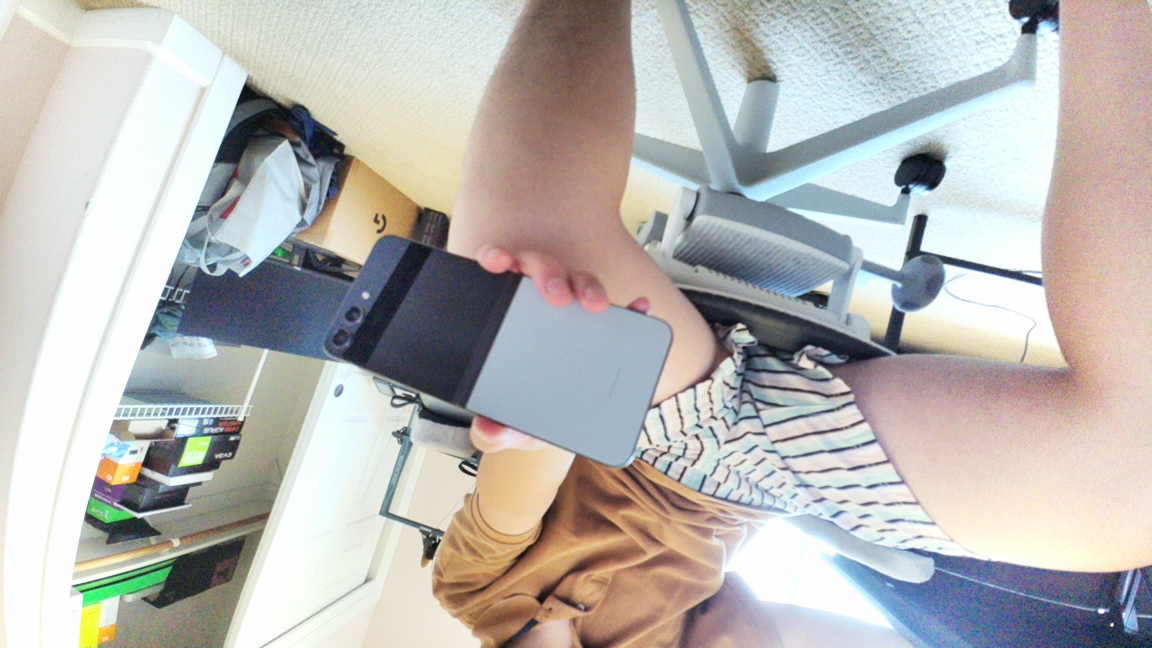
#> input picture Photos/test.jpg, 2304 x 1296 px, found by its file name (shown at 1/2 size)
$ python test.py
#> lines starting #> are read from the running program, lines starting #| are printed output that depends on the picture; after the words box and inside, x2 and y2 are one past the last pixel; in counts of white or black regions, pixels touching at a corner belong together
import cv2
import numpy as np
import subprocess


subprocess.run(["libcamera-still", "-o", "Photos/test.jpg", "-t", "1", "--nopreview", "--hdr"], check=True)
#> (this line was passed over: subprocess is not available in this run)

# Load the image
image = cv2.imread('Photos/test.jpg')
#> image is the input picture: shape (1296, 2304, 3); mean B, G, R 179.2, 182.6, 184.7

# Convert the image to HSV color space
hsv = cv2.cvtColor(image, cv2.COLOR_BGR2HSV)
#> hsv: shape (1296, 2304, 3); mean H, S, V 61.3, 41.7, 196.4

# Define the color range for black in HSV: hue, saturation, value(lightness)
# For black, the range can be quite narrow
lower_black = np.array([0, 0, 0])
upper_black = np.array([255, 255, 75])
mask = cv2.inRange(hsv, lower_black, upper_black)
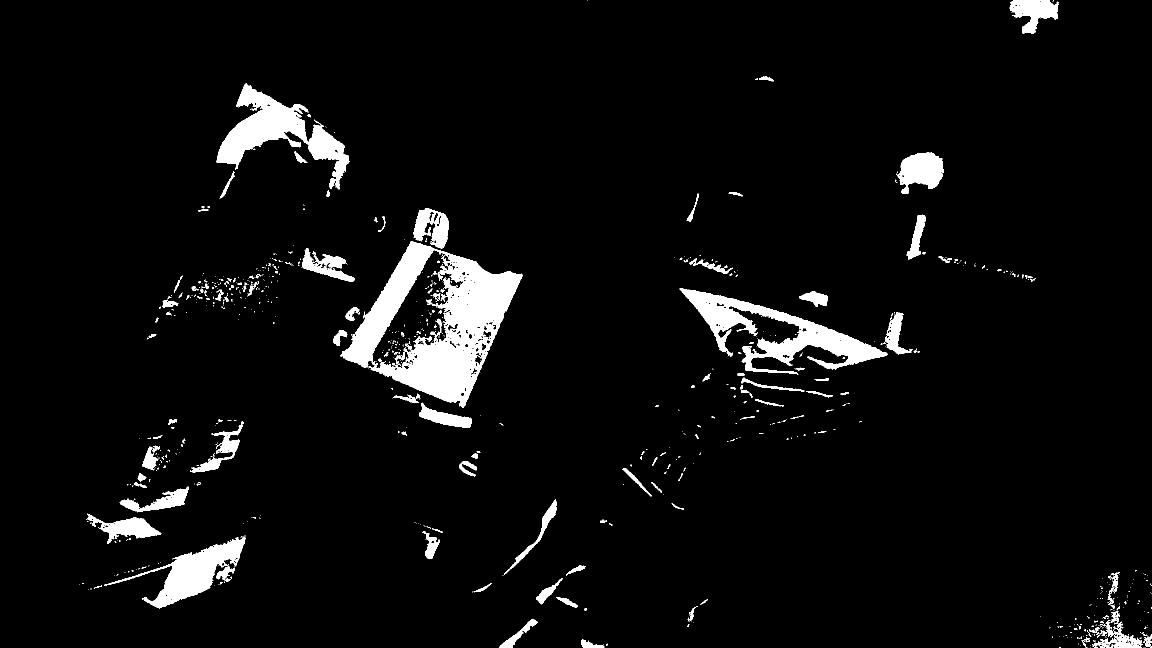
#> mask: shape (1296, 2304) (shown at 1/2 size); 4.9% white; 820 white regions (681 under 20 px), largest, box (x1, y1, x2, y2) and area: (681, 483, 1046, 815) 48005, (1359, 577, 1776, 749) 19981, (433, 166, 699, 379) 17615

# Apply the mask to get only the black parts
masked_image = cv2.bitwise_and(image, image, mask=mask)
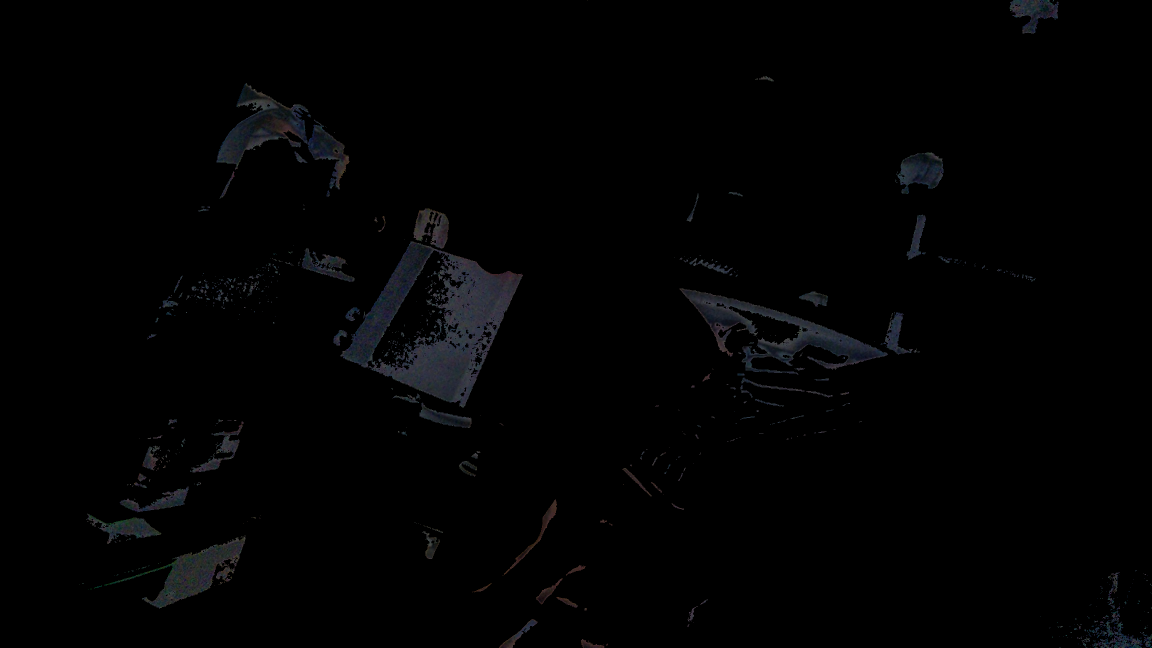
#> masked_image: shape (1296, 2304, 3) (shown at 1/2 size); mean B, G, R 2.6, 2.2, 2.1

# Convert masked image to grayscale
gray = cv2.cvtColor(masked_image, cv2.COLOR_BGR2GRAY)

# Apply Canny edge detection
edges = cv2.Canny(gray, 1, 2, apertureSize=3)
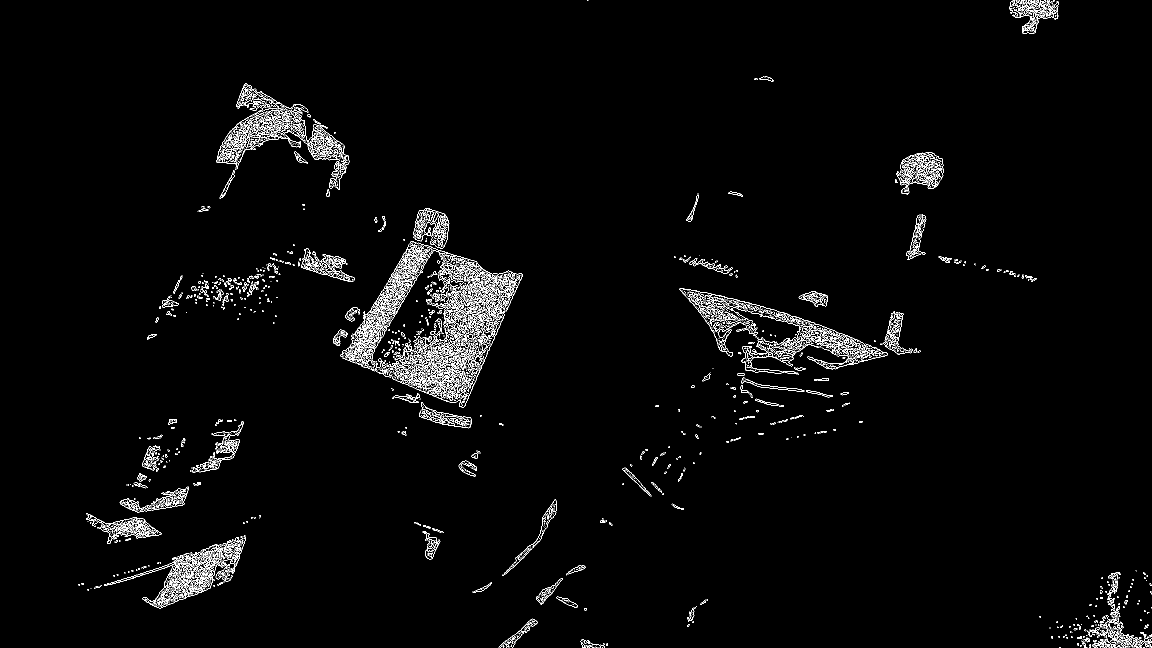
#> edges: shape (1296, 2304) (shown at 1/2 size); 2.1% white in thin lines or dots

# Detect lines using Hough Transform
lines = cv2.HoughLinesP(edges, 1, np.pi / 180, 100, minLineLength=100, maxLineGap=10)
#> lines = 194 rows, first 6: [328, 1213, 461, 1080], [360, 1198, 485, 1073], [800, 763, 1010, 553], [792, 760, 915, 637], [814, 769, 941, 642], [520, 184, 652, 316]

# Draw the lines on the original image
if lines is not None:
    for line in lines:
        x1, y1, x2, y2 = line[0]
        cv2.line(image, (x1, y1), (x2, y2), (0, 255, 0), 10)
#> this loop made 194 passes
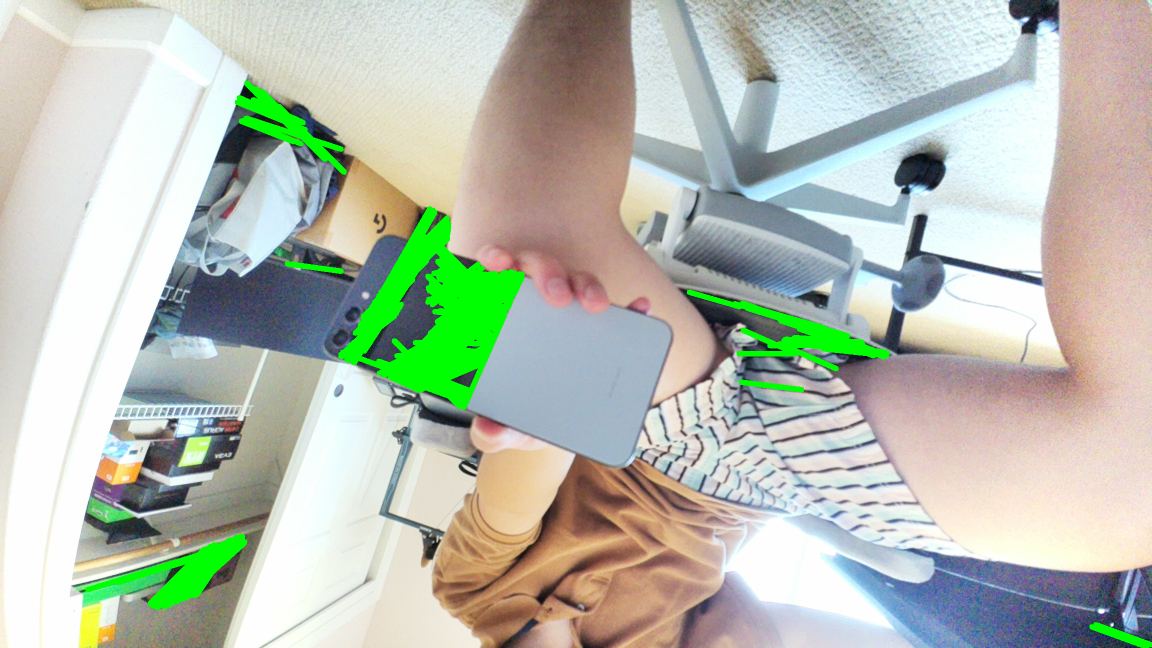
#> image: shape (1296, 2304, 3) (shown at 1/2 size); 3.57% of pixels changed, all inside (x1, y1, x2, y2) = (170, 161, 2304, 1296)

# Show the result
image = cv2.resize(image, (854, 480))
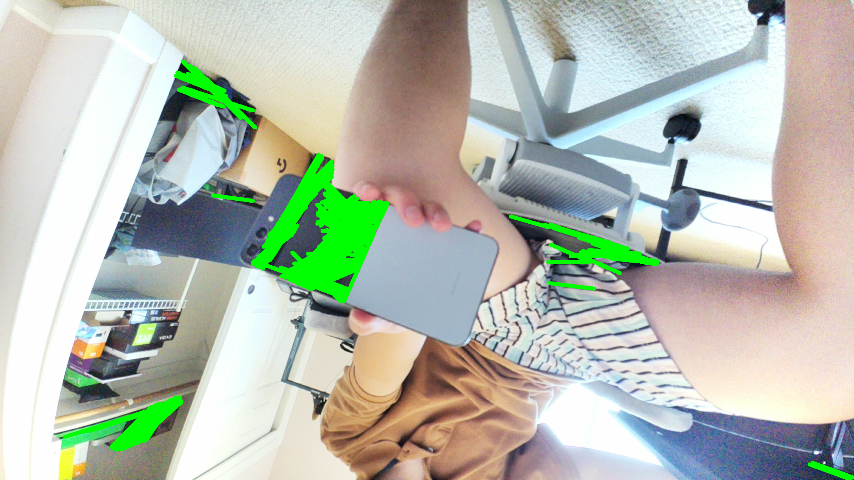
#> image: shape (480, 854, 3); mean B, G, R 176.8, 189.5, 182.7
edges = cv2.resize(edges, (854, 480))
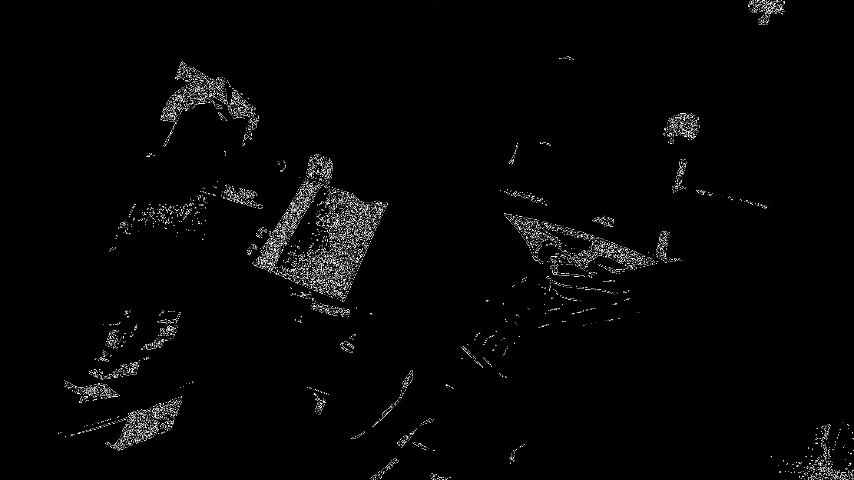
#> edges: shape (480, 854); min 0, max 255, mean 5.4
cv2.imshow('Detected Lines', image)
cv2.imshow('Detected Edges', edges)

cv2.waitKey(0)
cv2.destroyAllWindows()
